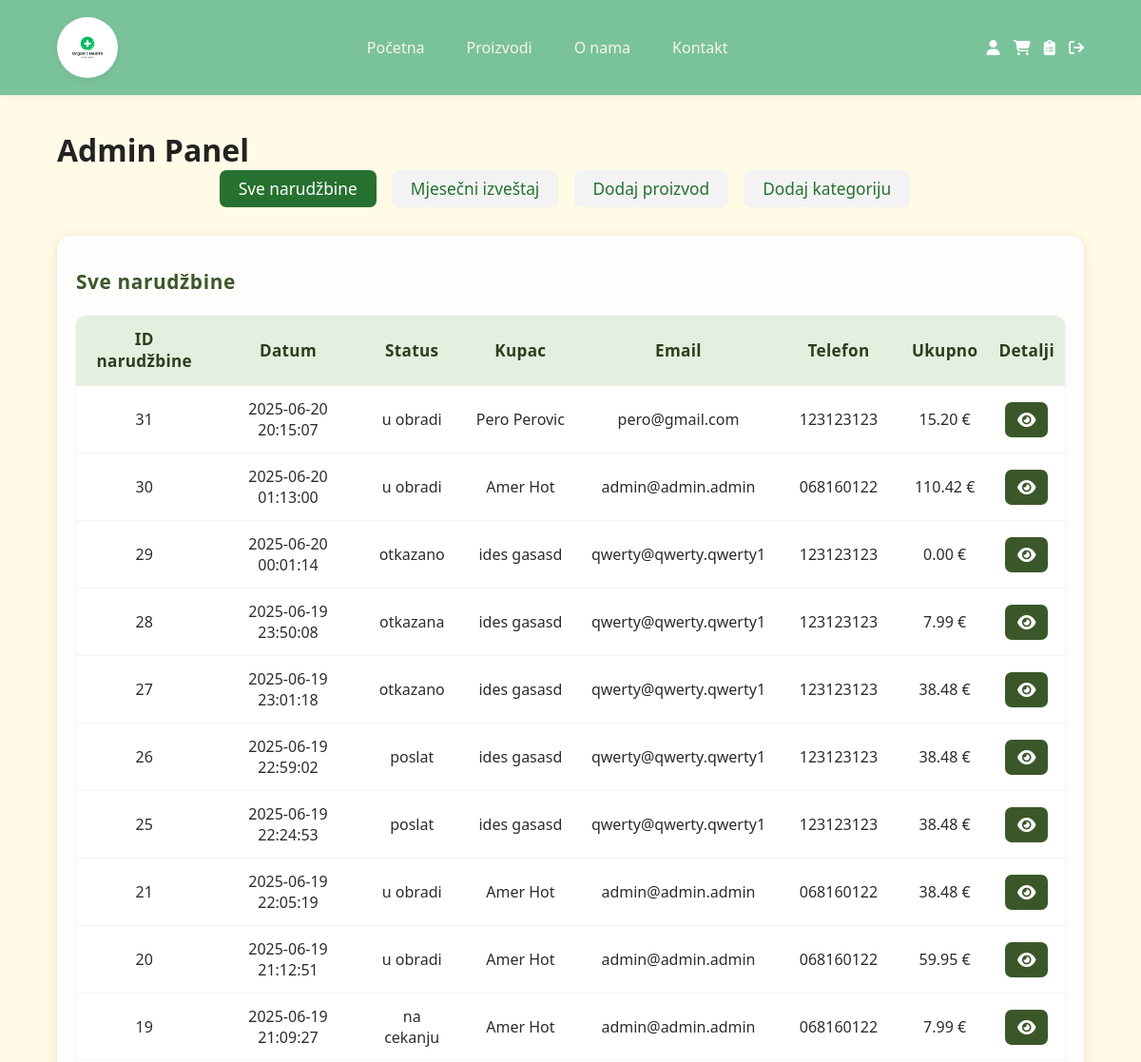
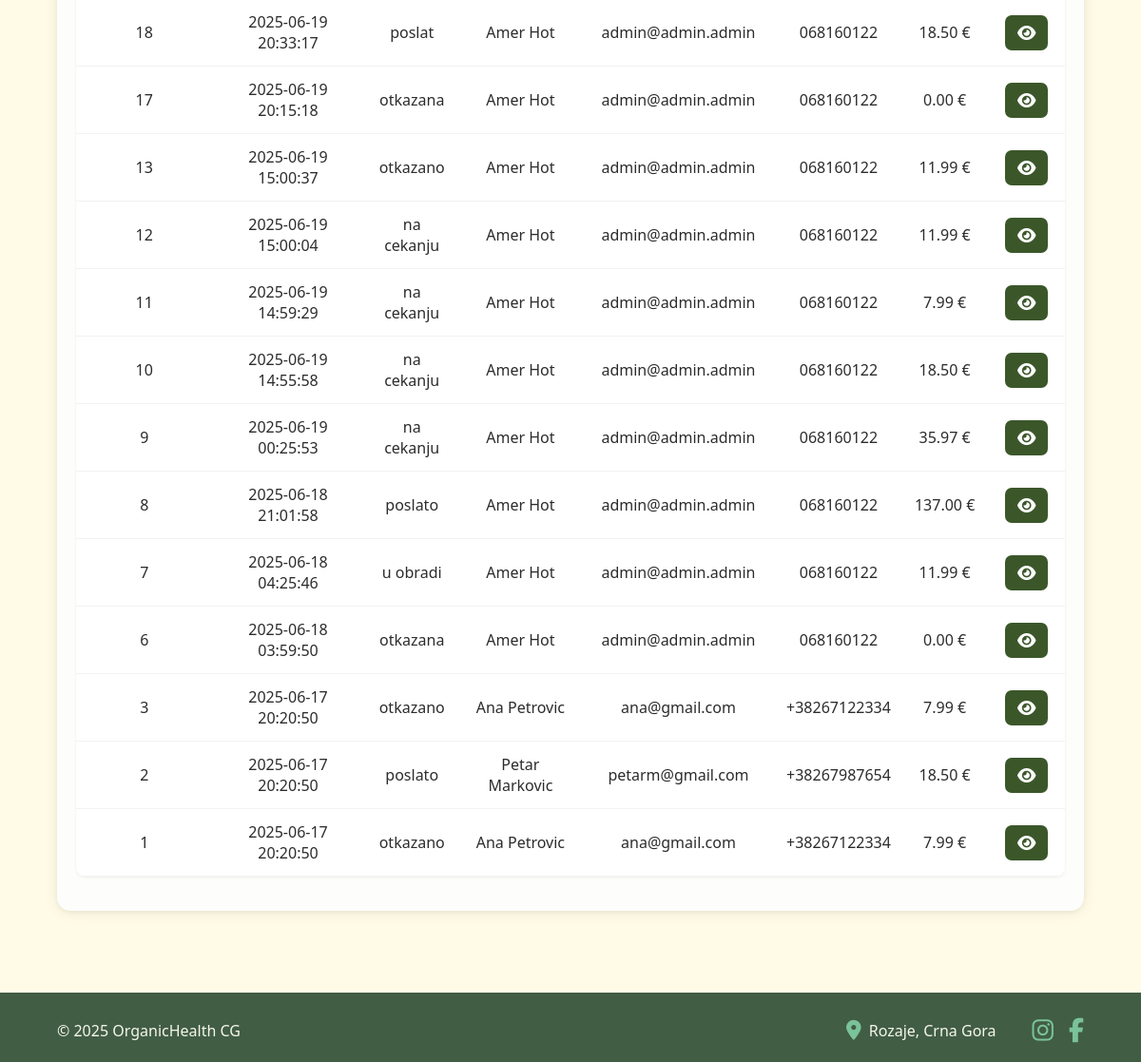
/adminpanel.php (signed in), run on the app's committed database (2 pictures, top to bottom).
### tables this page shows
CREATE TABLE `orders` (
  `order_id` int(11) NOT NULL AUTO_INCREMENT,
  `user_id` int(11) DEFAULT NULL,
  `order_date` timestamp NOT NULL DEFAULT current_timestamp(),
  `status` varchar(20) NOT NULL,
  `total` decimal(10,2) DEFAULT NULL,
  `address` varchar(255) DEFAULT NULL,
  `city` varchar(35) DEFAULT NULL,
  `note` varchar(255) DEFAULT NULL,
  PRIMARY KEY (`order_id`),
  KEY `user_id` (`user_id`),
  CONSTRAINT `orders_ibfk_1` FOREIGN KEY (`user_id`) REFERENCES `users` (`user_id`)
);

CREATE TABLE `users` (
  `user_id` int(11) NOT NULL AUTO_INCREMENT,
  `first_name` varchar(255) NOT NULL,
  `last_name` varchar(255) NOT NULL,
  `password` varchar(255) NOT NULL,
  `email` varchar(255) NOT NULL,
  `phone_number` varchar(20) DEFAULT NULL,
  `role` varchar(20) DEFAULT NULL,
  PRIMARY KEY (`user_id`),
  UNIQUE KEY `email` (`email`)
);

### adminpanel.php (the view, shortened to what this page needs)
<?php
require 'utils/connection.php';
$sql = "SELECT o.order_id, o.order_date, o.status, o.total, u.first_name, u.last_name, u.email, u.phone_number
        FROM Orders o
        JOIN Users u ON o.user_id = u.user_id
        ORDER BY o.order_date DESC";
$result = $konekcija->query($sql);
?>
<!DOCTYPE html>
<html lang="en">
<head>
    <link rel="stylesheet" href="css/styles.css">
    <link rel="stylesheet" href="css/adminpanel.css">
    <link rel="stylesheet" href="https://cdnjs.cloudflare.com/ajax/libs/font-awesome/6.4.2/css/all.min.css">
</head>
<body>
<header>
    <div class="container header-content">
        <div class="logo">
            <a href="index.php"><img src="/web-shop/slike/logo.jpg" alt=""></a>
        </div>
        <nav class="main-nav">
            <ul>
                <li><a href="index.php">Početna</a></li>
                <li><a href="products.php">Proizvodi</a></li>
                <li><a href="misc/about.php">O nama</a></li>
                <li><a href="misc/contact.php">Kontakt</a></li>
            </ul>
        </nav>
        <div class="user-actions">
            <a href="account.php"><i class='fas fa-user'></i></a>
            <a href="cart.php"><i class='fa-solid fa-cart-shopping'></i></a>
            <a href="adminpanel.php"><i class='fas fa-clipboard-list'></i></a>
            <a href="utils/logout.php"><i class='fa-solid fa-arrow-right-from-bracket'></i></a>
        </div>
    </div>
</header>
<main>
    <div class="container">
        <h1>Admin Panel</h1>
        <div class="admin-nav">
            <a href="adminpanel.php" class="active">Sve narudžbine</a>
            <a href="#" onclick="fetchData()">Mjesečni izveštaj</a>
            <a href="create_product.php">Dodaj proizvod</a>
            <a href="create_category.php">Dodaj kategoriju</a>
        </div>
        <div class="admin-orders">
            <h2>Sve narudžbine</h2>
            <?php
            if ($result->num_rows == 0) {
                echo "<p>Nema narudžbina.</p>";
            } else {
                echo "<table>
                        <thead>
                            <tr>
                                <th>ID narudžbine</th>
                                <th>Datum</th>
                                <th>Status</th>
                                <th>Kupac</th>
                                <th>Email</th>
                                <th>Telefon</th>
                                <th>Ukupno</th>
                                <th>Detalji</th>
                            </tr>
                        </thead>
                        <tbody>";
                while ($row = $result->fetch_assoc()) {
                    echo "<tr>";
                    echo "<td>" . ($row['order_id']) . "</td>";
                    echo "<td>" . ($row['order_date']) . "</td>";
                    echo "<td>" . ($row['status']) . "</td>";
                    echo "<td>" . ($row['first_name'] . ' ' . $row['last_name']) . "</td>";
                    echo "<td>" . ($row['email']) . "</td>";
                    echo "<td>" . ($row['phone_number']) . "</td>";
                    echo "<td>" . $row['total'] . " €</td>";
                    echo "<td><a href='order.php?id=" . $row['order_id'] . "' class='btn-details' title='Prikaži detalje'><i class='fa fa-eye'></i></a></td>";
                    echo "</tr>";
                }
                echo "</tbody></table>";
            }
            ?>
        </div>
    </div>
</main>
<footer>
    <div class="container footer-content">
        <div class="footer-left">
            <p>&copy; 2025 OrganicHealth CG</p>
        </div>
        <div class="footer-right">
            <span class="footer-location">
                <i class="fas fa-map-marker-alt"></i>
                Rozaje, Crna Gora
            </span>
            <span class="footer-social">
                <a href="https://www.instagram.com/organichealthcg" target="_blank" aria-label="Instagram">
                    <i class="fab fa-instagram"></i>
                </a>
                <a href="https://www.facebook.com/p/Organic-Health-CG-61553907063139/" target="_blank" aria-label="Facebook">
                    <i class="fab fa-facebook-f"></i>
                </a>
            </span>
        </div>
    </div>
</footer>
</body>
</html>

### css/styles.css (style rules this page uses)
:root { --primary: #7AC29A; --secondary: #F6F7EB; --accent: #266a37; --dark: #415D43; --light-bg: #FFFBE6; --white: #fff; --text-dark: #222; --text-light: #415D43; }
* { margin: 0; padding: 0; box-sizing: border-box; }
body { font-family: 'Segoe UI', Arial, sans-serif; background: var(--light-bg); color: var(--text-dark); min-height: 100vh; display: flex; flex-direction: column; }
a { color: inherit; text-decoration: none; }
.container { width: 90%; max-width: 1200px; margin: 0 auto; }
header { background: var(--primary); color: var(--white); padding: 18px 0; box-shadow: 0 2px 8px rgba(65,93,67,0.06); }
.header-content { display: flex; align-items: center; justify-content: space-between; flex-wrap: wrap; }
.logo a { display: flex; align-items: center; height: 100%; }
.logo img { width: 64px; height: 64px; border-radius: 50%; object-fit: cover; box-shadow: 0 2px 8px rgba(0,0,0,0.06); display: block; }
.main-nav ul { list-style: none; display: flex; gap: 24px; }
.main-nav a { color: var(--secondary); font-weight: 500; transition: color 0.2s; padding: 4px 10px; border-radius: 6px; }
.user-actions { font-size: 1rem; }
.user-actions a { color: var(--white); margin-left: 10px; font-weight: 500; transition: color 0.2s; }
main { flex: 1 0 auto; padding: 36px 0; }
footer { background: var(--dark); color: var(--secondary); padding: 22px 0 16px 0; font-size: 1rem; flex-shrink: 0; }
.footer-content { display: flex; justify-content: space-between; align-items: center; flex-wrap: wrap; gap: 16px; }
.footer-left { text-align: left; flex: 1 1 0; min-width: 120px; }
.footer-right { text-align: right; display: flex; align-items: center; justify-content: flex-end; gap: 20px; flex: 1 1 0; min-width: 220px; }
.footer-location { display: flex; align-items: center; gap: 8px; font-size: 1rem; }
.footer-location i { color: var(--primary); font-size: 1.3rem; }
.footer-social { display: flex; gap: 16px; margin-left: 18px; }
.footer-social a { color: var(--primary); font-size: 1.6rem; transition: color 0.2s, transform 0.2s; }

### css/adminpanel.css (style rules this page uses)
.admin-nav { margin-bottom: 30px; text-align: center; }
.admin-nav a { display: inline-block; margin: 0 12px 0 0; padding: 8px 20px; border-radius: 7px; background: #f3f3f3; color: #26712f; text-decoration: none; font-weight: 500; font-size: 1.08em; transition: background .17s, color .17s; }
.admin-nav a.active, .admin-nav a:hover { background: #26712f; color: #fff; }
.admin-orders { background: #fdfdfb; border-radius: 14px; box-shadow: 0 2px 16px 0 rgba(0,0,0,0.07), 0 1.5px 5px 0 rgba(0,0,0,0.05); max-width: 1100px; margin: 0 auto 50px auto; padding: 34px 20px 36px 20px; }
.admin-orders h2 { margin-bottom: 22px; font-size: 1.3em; font-weight: 600; letter-spacing: 0.03em; color: #3b572a; }
.admin-orders table { width: 100%; border-collapse: collapse; background: #fff; border-radius: 10px; overflow: hidden; box-shadow: 0 1px 3px 0 rgba(60,60,60,0.08); }
.admin-orders thead tr { background: #e3f0df; color: #2d3e1f; }
.admin-orders th, .admin-orders td { padding: 13px 11px; text-align: center; font-size: 1.07em; }
.admin-orders th { font-weight: 600; letter-spacing: 0.02em; border-bottom: 2px solid #e6ede2; }
.admin-orders tbody tr { border-bottom: 1px solid #f2f2f2; transition: background 0.15s; }
.admin-orders td { font-size: 1em; color: #2c2c2c; }
.admin-orders .btn-details { background: #3b572a; color: #fff; padding: 7px 13px; border-radius: 7px; text-decoration: none; transition: background 0.17s, color 0.17s; font-size: 1.08em; display: inline-block; }

### data on the page
orders: order_id "31", order_date "2025-06-20 20:15:07", status "u obradi", user.first_name "Pero", user.last_name "Perovic", user.email "pero@gmail.com", user.phone_number "123123123", total "15.20"
orders: order_id "30", order_date "2025-06-20 01:13:00", status "u obradi", user.first_name "Amer", user.last_name "Hot", user.email "admin@admin.admin", user.phone_number "068160122", total "110.42"
orders: order_id "29", order_date "2025-06-20 00:01:14", status "otkazano", user.first_name "ides", user.last_name "gasasd", user.email "qwerty@qwerty.qwerty1", user.phone_number "123123123", total "0.00"
orders: order_id "28", order_date "2025-06-19 23:50:08", status "otkazana", user.first_name "ides", user.last_name "gasasd", user.email "qwerty@qwerty.qwerty1", user.phone_number "123123123", total "7.99"
orders: order_id "27", order_date "2025-06-19 23:01:18", status "otkazano", user.first_name "ides", user.last_name "gasasd", user.email "qwerty@qwerty.qwerty1", user.phone_number "123123123", total "38.48"
orders: order_id "26", order_date "2025-06-19 22:59:02", status "poslat", user.first_name "ides", user.last_name "gasasd", user.email "qwerty@qwerty.qwerty1", user.phone_number "123123123", total "38.48"
orders: order_id "25", order_date "2025-06-19 22:24:53", status "poslat", user.first_name "ides", user.last_name "gasasd", user.email "qwerty@qwerty.qwerty1", user.phone_number "123123123", total "38.48"
orders: order_id "21", order_date "2025-06-19 22:05:19", status "u obradi", user.first_name "Amer", user.last_name "Hot", user.email "admin@admin.admin", user.phone_number "068160122", total "38.48"
orders: order_id "20", order_date "2025-06-19 21:12:51", status "u obradi", user.first_name "Amer", user.last_name "Hot", user.email "admin@admin.admin", user.phone_number "068160122", total "59.95"
orders: order_id "19", order_date "2025-06-19 21:09:27", status "na cekanju", user.first_name "Amer", user.last_name "Hot", user.email "admin@admin.admin", user.phone_number "068160122", total "7.99"
orders: order_id "18", order_date "2025-06-19 20:33:17", status "poslat", user.first_name "Amer", user.last_name "Hot", user.email "admin@admin.admin", user.phone_number "068160122", total "18.50"
orders: order_id "17", order_date "2025-06-19 20:15:18", status "otkazana", user.first_name "Amer", user.last_name "Hot", user.email "admin@admin.admin", user.phone_number "068160122", total "0.00"
orders: order_id "13", order_date "2025-06-19 15:00:37", status "otkazano", user.first_name "Amer", user.last_name "Hot", user.email "admin@admin.admin", user.phone_number "068160122", total "11.99"
orders: order_id "12", order_date "2025-06-19 15:00:04", status "na cekanju", user.first_name "Amer", user.last_name "Hot", user.email "admin@admin.admin", user.phone_number "068160122", total "11.99"
orders: order_id "11", order_date "2025-06-19 14:59:29", status "na cekanju", user.first_name "Amer", user.last_name "Hot", user.email "admin@admin.admin", user.phone_number "068160122", total "7.99"
orders: order_id "10", order_date "2025-06-19 14:55:58", status "na cekanju", user.first_name "Amer", user.last_name "Hot", user.email "admin@admin.admin", user.phone_number "068160122", total "18.50"
orders: order_id "9", order_date "2025-06-19 00:25:53", status "na cekanju", user.first_name "Amer", user.last_name "Hot", user.email "admin@admin.admin", user.phone_number "068160122", total "35.97"
orders: order_id "8", order_date "2025-06-18 21:01:58", status "poslato", user.first_name "Amer", user.last_name "Hot", user.email "admin@admin.admin", user.phone_number "068160122", total "137.00"
orders: order_id "7", order_date "2025-06-18 04:25:46", status "u obradi", user.first_name "Amer", user.last_name "Hot", user.email "admin@admin.admin", user.phone_number "068160122", total "11.99"
orders: order_id "6", order_date "2025-06-18 03:59:50", status "otkazana", user.first_name "Amer", user.last_name "Hot", user.email "admin@admin.admin", user.phone_number "068160122", total "0.00"
orders: order_id "3", order_date "2025-06-17 20:20:50", status "otkazano", user.first_name "Ana", user.last_name "Petrovic", user.email "ana@gmail.com", user.phone_number "+38267122334", total "7.99"
orders: order_id "2", order_date "2025-06-17 20:20:50", status "poslato", user.first_name "Petar", user.last_name "Markovic", user.email "petarm@gmail.com", user.phone_number "+38267987654", total "18.50"
orders: order_id "1", order_date "2025-06-17 20:20:50", status "otkazano", user.first_name "Ana", user.last_name "Petrovic", user.email "ana@gmail.com", user.phone_number "+38267122334", total "7.99"
